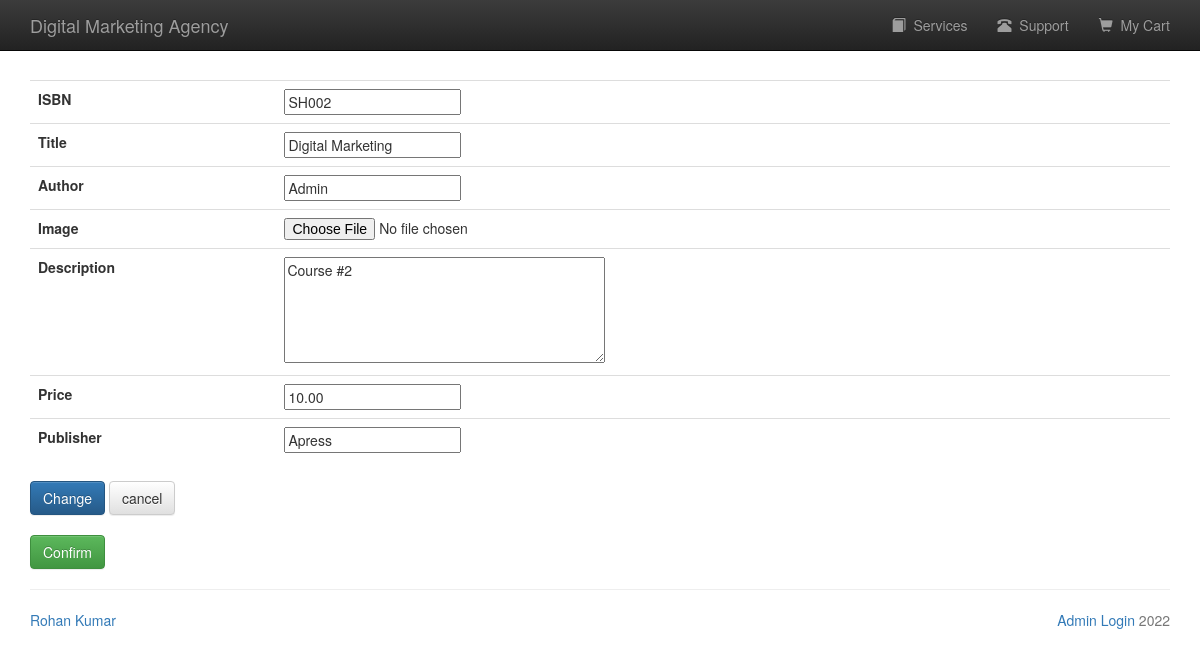
/admin_edit.php?bookisbn=SH002 (signed in), run on the app's committed database.
### tables this page shows
CREATE TABLE `books` (
  `book_isbn` varchar(20) NOT NULL,
  `book_title` varchar(60) DEFAULT NULL,
  `book_author` varchar(60) DEFAULT NULL,
  `book_image` varchar(40) DEFAULT NULL,
  `book_descr` text DEFAULT NULL,
  `book_price` decimal(6,2) NOT NULL,
  `publisherid` int(10) UNSIGNED NOT NULL
);

CREATE TABLE `publisher` (
  `publisherid` int(10) UNSIGNED NOT NULL,
  `publisher_name` varchar(60) NOT NULL
);

### functions/database_functions.php (called while the page is built, shortened)
<?php
	function getPubName($conn, $pubid){
		$query = "SELECT publisher_name FROM publisher WHERE publisherid = '$pubid'";
		$result = mysqli_query($conn, $query);
		$row = mysqli_fetch_assoc($result);
		return $row['publisher_name'];
	}
?>

### admin_edit.php (the view, shortened to what this page needs)
<?php
	require_once "./template/header.php";
	require_once "./functions/database_functions.php";
	$conn = db_connect();
	if(isset($_GET['bookisbn'])){
		$book_isbn = $_GET['bookisbn'];
	} else {
		echo "Empty query!";
		exit;
	}
	$query = "SELECT * FROM books WHERE book_isbn = '$book_isbn'";
	$result = mysqli_query($conn, $query);
	$row = mysqli_fetch_assoc($result);
?>
	<form method="post" action="edit_book.php" enctype="multipart/form-data">
		<table class="table">
			<tr>
				<th>ISBN</th>
				<td><input type="text" name="isbn" value="<?php echo $row['book_isbn'];?>" readOnly="true"></td>
			</tr>
			<tr>
				<th>Title</th>
				<td><input type="text" name="title" value="<?php echo $row['book_title'];?>" required></td>
			</tr>
			<tr>
				<th>Author</th>
				<td><input type="text" name="author" value="<?php echo $row['book_author'];?>" required></td>
			</tr>
			<tr>
				<th>Image</th>
				<td><input type="file" name="image"></td>
			</tr>
			<tr>
				<th>Description</th>
				<td><textarea name="descr" cols="40" rows="5"><?php echo $row['book_descr'];?></textarea>
			</tr>
			<tr>
				<th>Price</th>
				<td><input type="text" name="price" value="<?php echo $row['book_price'];?>" required></td>
			</tr>
			<tr>
				<th>Publisher</th>
				<td><input type="text" name="publisher" value="<?php echo getPubName($conn, $row['publisherid']); ?>" required></td>
			</tr>
		</table>
		<input type="submit" name="save_change" value="Change" class="btn btn-primary">
		<input type="reset" value="cancel" class="btn btn-default">
	</form>
	<br/>
	<a href="admin_book.php" class="btn btn-success">Confirm</a>
<?php
	require "./template/footer.php"
?>

### data on the page
books: isbn "SH002", title "Digital Marketing", author "Admin", descr "Course #2", price "10.00", publisher "Apress"
